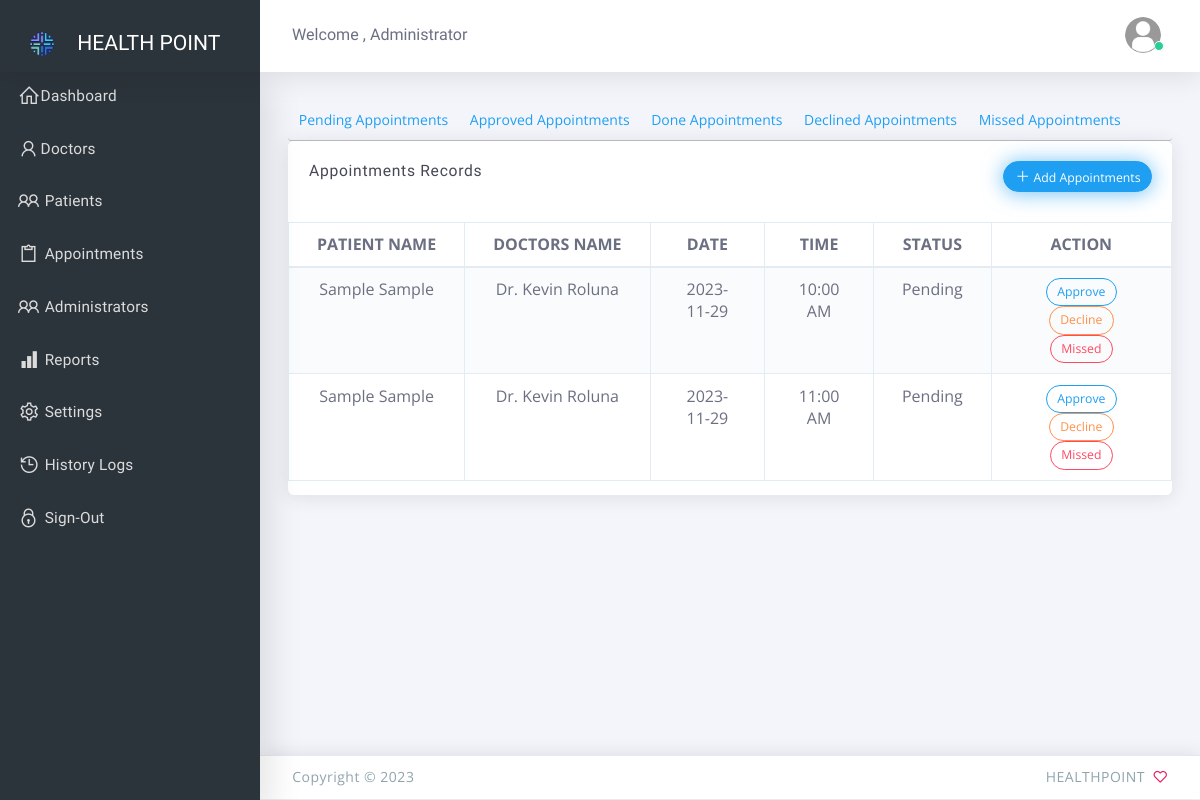
The app's page /admin/appointments.php (signed in), older data.
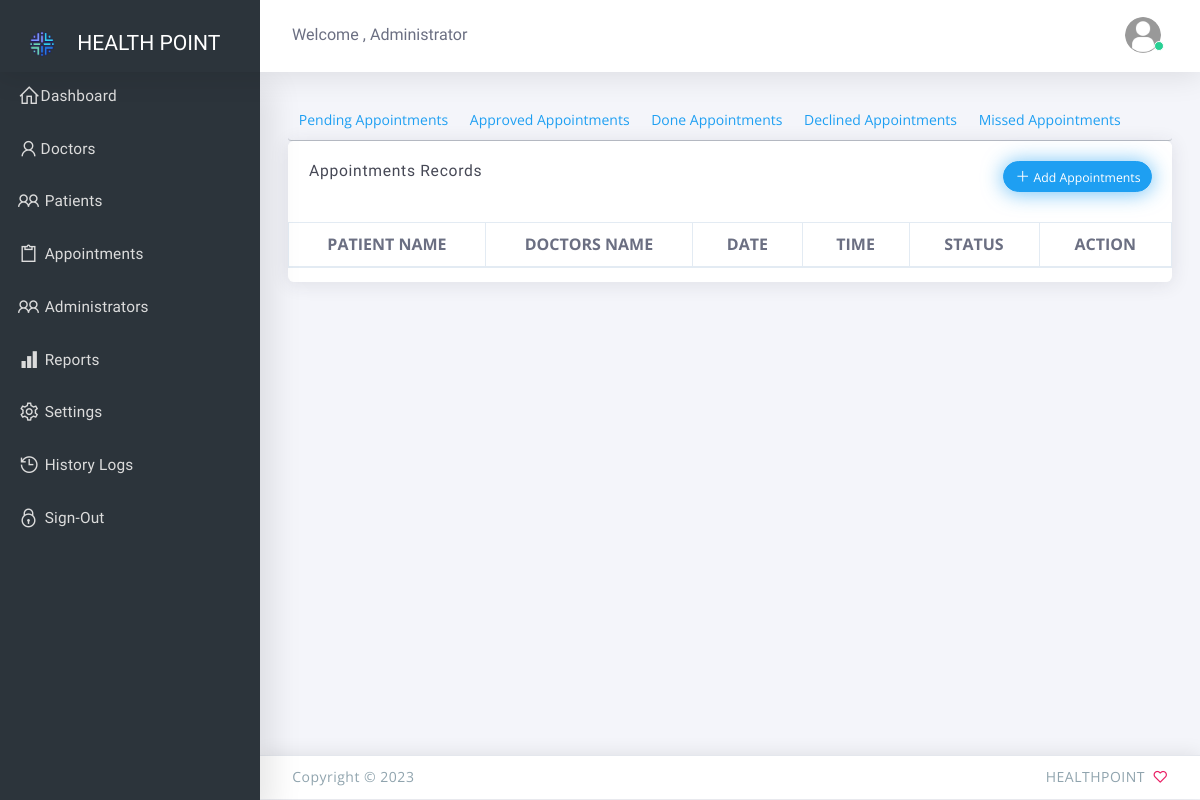
The same page, newer data.
### tables this page shows
CREATE TABLE `is_appointments` (
  `appointment_id` int(12) NOT NULL,
  `patient_id` int(12) NOT NULL,
  `doctors_id` int(12) NOT NULL,
  `appointment_time` varchar(100) NOT NULL,
  `appointment_date` varchar(100) NOT NULL,
  `status` int(1) NOT NULL,
  `consultation` text NOT NULL,
  `diagnosis` text NOT NULL,
  `treatment` text NOT NULL,
  `reason` text NOT NULL,
  `date_added` datetime NOT NULL DEFAULT current_timestamp()
);

CREATE TABLE `is_patients` (
  `patient_id` int(12) NOT NULL,
  `firstname` varchar(32) NOT NULL,
  `lastname` varchar(32) NOT NULL,
  `address` text NOT NULL,
  `contact` varchar(36) NOT NULL,
  `email` varchar(100) NOT NULL,
  `username` varchar(50) NOT NULL,
  `password` varchar(50) NOT NULL,
  `bp` text NOT NULL,
  `glucose` text NOT NULL,
  `heartrate` text NOT NULL,
  `cholesterol` text NOT NULL,
  `symptoms` text NOT NULL,
  `i_company` text NOT NULL,
  `i_number` text NOT NULL,
  `i_amount` text NOT NULL,
  `i_expiry` text NOT NULL,
  `is_active` int(1) NOT NULL,
  `date_added` timestamp NOT NULL DEFAULT current_timestamp()
);

CREATE TABLE `is_doctors` (
  `doctor_id` int(12) NOT NULL,
  `firstname` varchar(32) NOT NULL,
  `lastname` varchar(32) NOT NULL,
  `address` text NOT NULL,
  `contact` varchar(36) NOT NULL,
  `email` varchar(100) NOT NULL,
  `username` varchar(50) NOT NULL,
  `password` varchar(50) NOT NULL,
  `speciality` text NOT NULL,
  `is_active` int(1) NOT NULL,
  `date_added` timestamp NOT NULL DEFAULT current_timestamp()
);

### admin/controller/appointments.php (called while the page is built, shortened)
<?php
include('../controller/database.php');
$is_appointments = $mysqli->query("SELECT a.*, b.firstname as p_fname , b.lastname as p_lastname , c.firstname as d_fname , c.lastname as d_lname from is_appointments a
								   LEFT JOIN is_patients b on b.patient_id  = a.patient_id
								   LEFT JOIN is_doctors c on c.doctor_id   = a.doctors_id
								   where  a.status = '$status'
									");

### admin/appointments.php (the view, shortened to what this page needs)
  <?php
	  include("include/header.php");
	  include("controller/appointments.php");
  ?>
  <body class="vertical-layout vertical-menu-modern 2-columns   fixed-navbar" data-open="click" data-menu="vertical-menu-modern" data-col="2-columns">
   <?php include("include/nav.php");?>
    <div class="app-content content">
      <div class="content-wrapper">
        <div class="content-body">
		 <ul class="nav nav-tabs" role="tablist">
			<li class="nav-item">
			  <a class="nav-link <?php if($_GET['data'] == 'pending'){ echo 'active'; } ?>"  href="appointments?data=pending">Pending Appointments</a>
			</li>
			<li class="nav-item">
			  <a class="nav-link  <?php if($_GET['data'] == 'approved'){ echo 'active'; } ?>"   href="appointments?data=approved">Approved Appointments</a>
			</li>
			<li class="nav-item">
			  <a class="nav-link  <?php if($_GET['data'] == 'done'){ echo 'active'; } ?>"  href="appointments?data=done">Done Appointments</a>
			</li>
			<li class="nav-item">
			  <a class="nav-link  <?php if($_GET['data'] == 'declined'){ echo 'active'; } ?>"  href="appointments?data=declined">Declined Appointments</a>
			</li>
			<li class="nav-item">
			  <a class="nav-link  <?php if($_GET['data'] == 'missed'){ echo 'active'; } ?>"  href="appointments?data=missed">Missed Appointments</a>
			</li>
		  </ul>
			<div class="row">
				<div class="col-12">
					<div class="card">
						<div class="card-header">
							<h4 class="card-title"> Appointments Records </h4>
							<div class="heading-elements">
								<button class="btn btn-sm round btn-info btn-glow" data-toggle="modal" data-backdrop="false" data-target="#backdrop"><i class="la la-plus font-medium-1"></i>
								Add Appointments </button>
							</div>
							<br>
						</div>
						<div class="card-content">
							<div class="table-responsive">
								<table class="table alt-pagination wallet-wrapper table-bordered table-striped">
									<thead>
										<tr>
											<th class="text-center">PATIENT NAME</th>
											<th class="text-center">DOCTORS NAME</th>
											<th class="text-center">DATE</th>
											<th class="text-center">TIME</th>
											<?php if($_GET['data'] != 'declined' && $_GET['data'] != 'missed'){?>
											<th class="text-center">STATUS</th>
											<th class="text-center">ACTION</th>
											<?php } ?>
										</tr>
									</thead>
									<tbody>
									<?php while($val = $is_appointments->fetch_object()){ ?>
										<tr>
											<td class="text-center"><?php echo $val->p_fname . ' '. $val->p_lastname;?></td>
											<td class="text-center">Dr. <?php echo $val->d_fname . ' '. $val->d_lname;?></td>
											<td class="text-center"><?php echo $val->appointment_date;?></td>
											<td class="text-center"><?php echo $val->appointment_time;?></td>
											<?php if($_GET['data'] != 'declined' && $_GET['data'] != 'missed'){?>
											<td class="text-center"><?php if( $val->status == 0) { echo "Pending";} else { echo '<a href="#" data-toggle="modal" data-backdrop="false" data-target="#results'.$val->appointment_id.'" class="btn round btn-outline-info btn-sm"> <i class="la la-check"></i> View Results </a>';} ?></td>
											<td class="text-center">
											<?php  if($val->status == 0){?>
												<button class="btn btn-sm round btn-outline-info" data-toggle="modal" data-target="#approved<?php echo $val->appointment_id;?>"> Approve </button>
												<button class="btn btn-sm round btn-outline-warning" data-toggle="modal" data-target="#decline<?php echo $val->appointment_id;?>"> Decline </button>
												<button class="btn btn-sm round btn-outline-danger" data-toggle="modal" data-target="#missed<?php echo $val->appointment_id;?>"> Missed </button>
											<?php }  else { echo '<a href="patient-profile?data='.$val->patient_id.'&appointment='.$val->appointment_id.'" class="btn round btn-outline-info btn-sm"> <i class="la la-check"></i> View Patient Record </a>';}?>
											</td>
											<?php } ?>
										</tr>
									<?php } ?>
									</tbody>
								</table>
							</div>
						</div>
					</div>
				</div>
			</div>
        </div>
      </div>
    </div>
<?php include("include/footer.php");?>

Row changes from the older to the newer data that the page shows:
no longer on this page (row edited): is_appointments: patient.firstname "Sample", patient.lastname "Sample", is_doctors.firstname "Kevin", is_doctors.lastname "Roluna", appointment_date "2023-11-29", appointment_time "10:00 AM", status "Pending"
no longer on this page (row edited): is_appointments: patient.firstname "Sample", patient.lastname "Sample", is_doctors.firstname "Kevin", is_doctors.lastname "Roluna", appointment_date "2023-11-29", appointment_time "11:00 AM", status "Pending"
